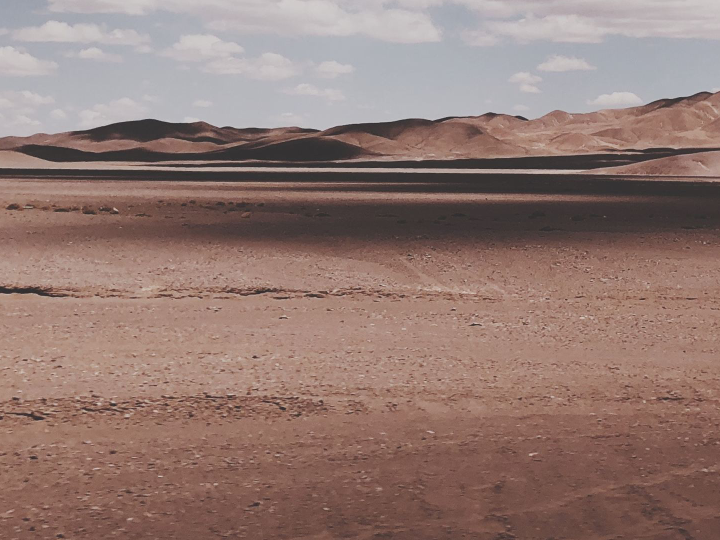
#> input picture INPUT/background.png, 1440 x 1080 px (shown at 1/2 size)
$ python Main.py
#> lines starting #> are read from the running program, lines starting #| are printed output that depends on the picture; pictures that were not available may be replaced by others from this repository, and a replacement may not be noted
### Stabilization.py
import numpy as np
import cv2


##############################################  Video Stabilization ####################################################
def VidStabilization(inVid, SMOOTHING_RADIUS = 50, INLINERS_PERCENT=0.2, MAX_ERROR=1,Output_DIR_PATH="" ):
    # Get video parameters
    n_frames = int(inVid.get(cv2.CAP_PROP_FRAME_COUNT))
    width = int(inVid.get(cv2.CAP_PROP_FRAME_WIDTH))
    height = int(inVid.get(cv2.CAP_PROP_FRAME_HEIGHT))
    fps = inVid.get(cv2.CAP_PROP_FPS)

    # Set up output video
    fourcc = cv2.VideoWriter_fourcc(*'XVID')
    outVid = cv2.VideoWriter(Output_DIR_PATH + 'stabilized.avi', fourcc, fps, (width, height))

    # Read first frame
    _, prevFrame = inVid.read()

    # Convert frame to grayscale
    prev_gray = cv2.cvtColor(prevFrame, cv2.COLOR_BGR2GRAY)

    # Pre-define transformation-store array
    transforms = np.zeros((n_frames - 1, 3), np.float32)

    for i in range(n_frames - 2):
        # Detect feature points in previous frame
        prev_pts = cv2.goodFeaturesToTrack(prev_gray, maxCorners=200, qualityLevel=0.01, minDistance=30, blockSize=3)

        # Read next frame
        success, curr = inVid.read()
        if not success:
            break
        # Convert to grayscale
        curr_gray = cv2.cvtColor(curr, cv2.COLOR_BGR2GRAY)

        # Calculate optical flow (i.e. track feature points)
        curr_pts, status, err = cv2.calcOpticalFlowPyrLK(prev_gray, curr_gray, prev_pts, None)

        # Sanity check
        assert prev_pts.shape == curr_pts.shape

        # Filter only valid points
        idx = np.where(status == 1)[0]
        prev_pts = prev_pts[idx]
        curr_pts = curr_pts[idx]

        M = transformMatrixRANSAC(prev_pts, curr_pts)

        # Extract traslation
        dx = M[0, 2]
        dy = M[1, 2]

        # Extract rotation angle
        da = np.arctan2(M[1, 0], M[0, 0])

        # Store transformation
        transforms[i] = [dx, dy, da]

        # Move to next frame
        prev_gray = curr_gray

        print("Frame: " + str(i) + "/" + str(n_frames) + " - Stabilized")

    # Compute trajectory using cumulative sum of transformations
    trajectory = np.cumsum(transforms, axis=0)

    # Create variable to store smoothed trajectory
    smoothed_trajectory = smooth(trajectory, SMOOTHING_RADIUS)

    # Calculate difference in smoothed_trajectory and trajectory
    difference = smoothed_trajectory - trajectory

    # Calculate newer transformation array
    transforms_smooth = transforms + difference

    # Reset stream to first frame
    inVid.set(cv2.CAP_PROP_POS_FRAMES, 0)

    # Write n_frames-1 transformed frames
    for i in range(n_frames - 2):
        # Read next frame
        success, frame = inVid.read()
        if not success:
            break

        # Extract transformations from the new transformation array
        dx = transforms_smooth[i, 0]
        dy = transforms_smooth[i, 1]
        da = transforms_smooth[i, 2]

        # Reconstruct transformation matrix accordingly to new values
        m = np.zeros((2, 3), np.float32)
        m[0, 0] = np.cos(da)
        m[0, 1] = -np.sin(da)
        m[1, 0] = np.sin(da)
        m[1, 1] = np.cos(da)
        m[0, 2] = dx
        m[1, 2] = dy

        # Apply affine wrapping to the given frame
        frame_stabilized = cv2.warpAffine(frame, m, (width, height))

        # Fix border artifacts
        frame_stabilized = fixBorder(frame_stabilized)

        # Write the frame to the file
        frame_out = frame_stabilized

        outVid.write(frame_out)

    # Release video
    inVid.release()
    outVid.release()
    return

# [16 lines left out: functions smooth, fixBorder, not called in this run]

def transformMatrixRANSAC(prev_pts, curr_pts, INLINERS_PERCENT=0.2, MAX_ERROR=1):
    #prev = np.zeros((prev_pts.shape[0], 2))
    prev = prev_pts[:, 0, :]
    #curr = np.zeros((prev_pts.shape[0], 2))
    curr = curr_pts[:, 0, :]
    p = 0.99
    w = INLINERS_PERCENT
    n = 4
    k = int(np.log10(1 - p) / np.log10(1 - w ** n))
    max_fit_percent = 0
    for i in range(k):
        try:
            rnd_ind = np.random.choice(prev_pts.shape[0], 4, replace=False)
            prev_pts_rnd = prev_pts[rnd_ind, :, :]
            curr_pts_rnd = curr_pts[rnd_ind, :, :]
            # m = cv2.estimateRigidTransform(prev_pts_rnd, curr_pts_rnd, fullAffine=False)
            m = cv2.estimateAffinePartial2D(prev_pts_rnd, curr_pts_rnd)[0]
            curr_new = np.matmul(m[:, 0:2], prev.T)
            curr_new = curr_new.T
            curr_new[:, 0] = curr_new[:, 0] + m[0, 2]
            curr_new[:, 1] = curr_new[:, 1] + m[1, 2]
            delta = np.linalg.norm(curr - curr_new, axis=1)
            curr_mse = np.mean(delta)
            fit_percent = np.sum(delta <= MAX_ERROR) / len(delta)
            if fit_percent == max_fit_percent and curr_mse < min_mse:
                tMat = m
                max_fit_percent = fit_percent
                min_mse = curr_mse
            if fit_percent > max_fit_percent:
                tMat = m
                max_fit_percent = fit_percent
                min_mse = curr_mse
        except:
            pass
    return tMat

### Main.py
import cv2 as cv2
import os
from Stabilization import *
from BackgroundSubtraction import *
from Matting import *
from Tracking import *


####################
### Chose Video  ###
####################
VideoName = 'INPUT.avi'
NewBackground = 'background.png'

INPUT_DIR_PATH = './INPUT/'

OutputVideo_DIR_PATH = './OUTPUT/'
OutputPlots_DIR_PATH = './OUTPUT/'

if not os.path.exists(OutputVideo_DIR_PATH):
    os.makedirs(OutputVideo_DIR_PATH)

if not os.path.exists(OutputPlots_DIR_PATH):
    os.makedirs(OutputPlots_DIR_PATH)

####################
### Parameters  ###
####################
frameStart = 180    # Number of frames to crop from beginning
frameCropEnd = 0    # Number of frames to crop from the end of the video

####################
###     MAIN     ###
####################
#### Get Video and cropping of new background ####
inVid = cv2.VideoCapture(INPUT_DIR_PATH + VideoName)
wallpaper = cv2.imread(INPUT_DIR_PATH+NewBackground)
#> wallpaper is the input picture: shape (1080, 1440, 3); mean B, G, R 115, 121.6, 146.2
success, frame1 = inVid.read()
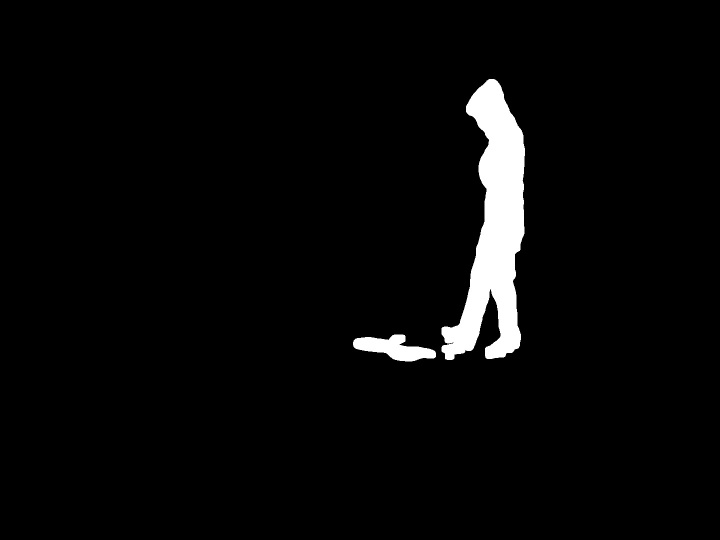
#> input picture frame 17 of OUTPUT/binary.avi, 1440 x 1080 px, given in place of INPUT.avi, which was not available (shown at 1/2 size)
#> frame1 is the input picture: shape (1080, 1440, 3); min 0, max 255, mean 8.4
if success:
    VidSize = frame1.shape
#> VidSize = (1080, 1440, 3)
    Resized_NewBackground = cv2.resize(wallpaper, (VidSize[1],VidSize[0]))
else:
    print("Invalid input video")

#### Stabilization ####
inVid = cv2.VideoCapture(INPUT_DIR_PATH + VideoName)
b = VidStabilization(inVid, SMOOTHING_RADIUS = 50, INLINERS_PERCENT=0.2, MAX_ERROR=1,Output_DIR_PATH= OutputVideo_DIR_PATH)
#> the loop in VidStabilization, `for i in range(n_frames - 2):` made 30 passes
#> (M, dx, dy, da) on passes 1 to 8: ([[1.01, 0.00493, -10.71], [-0.00493, 1.01, 4.01]], -10.71, 4.01, -0.00491), ([[0.998, -0.000679, -1.63], [0.000679, 0.998, 0.833]], -1.63, 0.833, 0.000681), ([[0.998, -0.0038, -2.16], [0.0038, 0.998, -2.84]], -2.16, -2.84, 0.00381), ([[0.999, 0.000324, -3.34], [-0.000324, 0.999, 0.708]], -3.34, 0.708, -0.000325), ([[0.999, 0.00862, -6.43], [-0.00862, 0.999, 9.51]], -6.43, 9.51, -0.00862), ([[0.999, -0.000959, -4.27], [0.000959, 0.999, -0.43]], -4.27, -0.43, 0.00096), ([[1.01, 0.0128, -17.03], [-0.0128, 1.01, 8.13]], -17.03, 8.13, -0.0127), ([[1, 0.00279, -7.02], [-0.00279, 1, 1.01]], -7.02, 1.01, -0.00279)
#> (M, dx, dy) on pass 20: ([[0.999, 8.74e-06, -3.2], [-8.74e-06, 0.999, 0.517]], -3.2, 0.517)
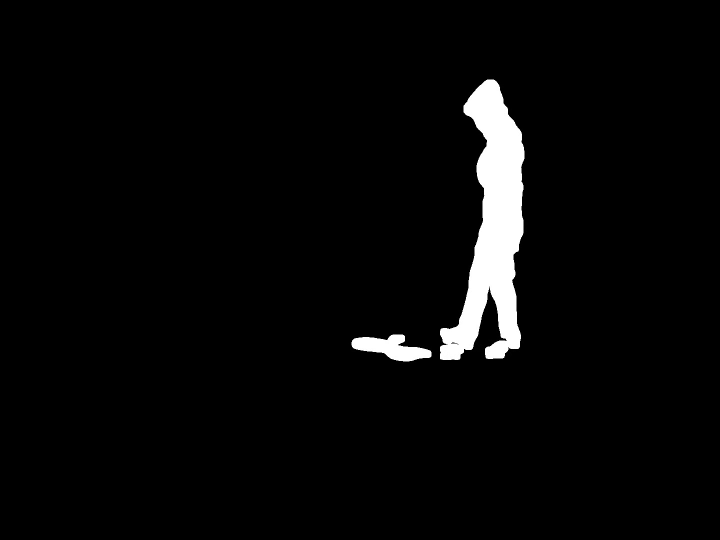
#> input picture frame 18 of OUTPUT/binary.avi, 1440 x 1080 px, given in place of INPUT.avi, which was not available (shown at 1/2 size)
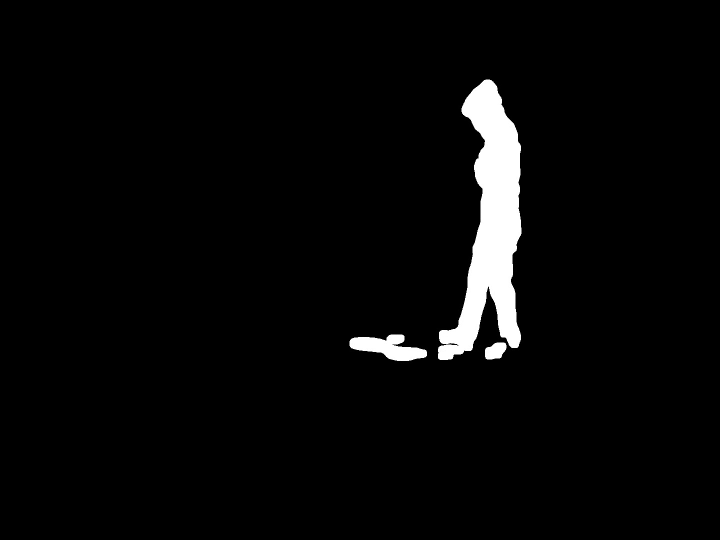
#> input picture frame 19 of OUTPUT/binary.avi, 1440 x 1080 px, given in place of INPUT.avi, which was not available (shown at 1/2 size)
#> after the loop in VidStabilization, `for i in range(n_frames - 2):`:
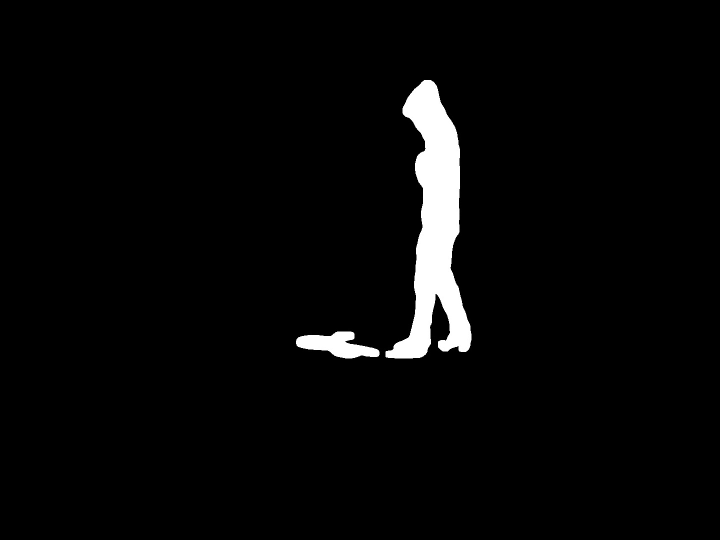
#> curr: shape (1080, 1440, 3) (shown at 1/2 size); min 0, max 255, mean 7.9
#> after the loop in VidStabilization, `for i in range(n_frames - 2):`: transforms = 176 rows, first 8: [-10.71, 4.01, -0.00491], [-1.63, 0.833, 0.000681], [-2.16, -2.84, 0.00381], [-3.34, 0.708, -0.000325], [-6.43, 9.51, -0.00862], [-4.27, -0.43, 0.00096], [-17.03, 8.13, -0.0127], [-7.02, 1.01, -0.00279]

#### Binary Video and Trimap ####

StabilizedVid = cv2.VideoCapture(OutputVideo_DIR_PATH + 'stabilized.avi')
b = Binary(StabilizedVid, MEDIAN_SIZE=10, OutputVideo_DIR_PATH=OutputVideo_DIR_PATH, frameStart =frameStart, frameCropEnd=frameCropEnd)

StabilizedVid = cv2.VideoCapture(OutputVideo_DIR_PATH + 'stabilized.avi')
BinaryVid = cv2.VideoCapture(OutputVideo_DIR_PATH + 'binary.avi')
extraction(StabilizedVid, BinaryVid,OutputVideo_DIR_PATH=OutputVideo_DIR_PATH, frameStart =frameStart)


## Changing Background ####

# Likelihood functions based on several frames
StabilizedVid = cv2.VideoCapture(OutputVideo_DIR_PATH + 'stabilized.avi')
BinaryVid = cv2.VideoCapture(OutputVideo_DIR_PATH + 'binary.avi')
FGLikelihood, BGLikelihood, x_grid = FG_BG_likelihood_all_vid(StabilizedVid, BinaryVid,frameStart=frameStart, frameInterval=20)

# Matting on new background
StabilizedVid = cv2.VideoCapture(OutputVideo_DIR_PATH + 'stabilized.avi ')
BinaryVid = cv2.VideoCapture(OutputVideo_DIR_PATH + 'binary.avi')
ChangeVideoBackground(StabilizedVid, BinaryVid, Resized_NewBackground, FGLikelihood, BGLikelihood, OutputVideo_DIR_PATH= OutputVideo_DIR_PATH,frameStart =frameStart, frameCropEnd=frameCropEnd)


#### Tracking ####
MattedVideo = cv2.VideoCapture(OutputVideo_DIR_PATH + 'matted.avi')
VideoParameters = getVideoParameters(MattedVideo)
Tracking(MattedVideo, VideoParameters, Output_DIR_PATH= OutputVideo_DIR_PATH, showFrame1=True)
